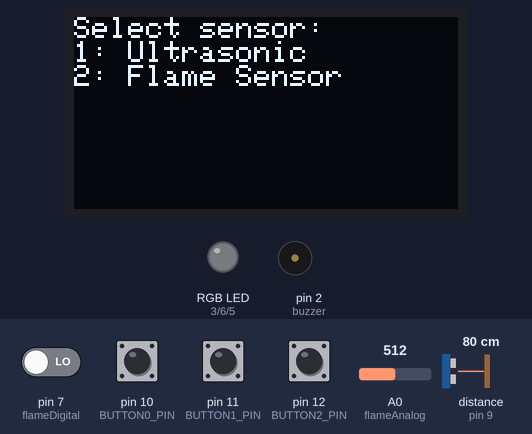
Recording of a program running on a simulated Arduino Uno, built with avr-gcc and run on an emulated ATmega328P. Shown: 128×64 one-colour display, an RGB LED mixed from three pins (HIGH = lit), buzzer (waves = sounding). Dashed ring = blinking. Inputs (shaded band) come from the test bench; at power-on: pin 10 (BUTTON0_PIN), pin 11 (BUTTON1_PIN), pin 12 (BUTTON2_PIN) HIGH, pin 7 (flameDigital) LOW, distance to the obstacle (sensor on pin 9) 80 cm, A0 (flameAnalog) = 512. The echo pulse lasts 58.3 µs per cm; pins used as bus, display or sensor lines are not drawn; what the program prints to the serial monitor is not drawn.

Above: at 3.2 s.
3.3 s: pin 12 (BUTTON2_PIN) pulled LOW for 0.15 s
At 3.9 s:
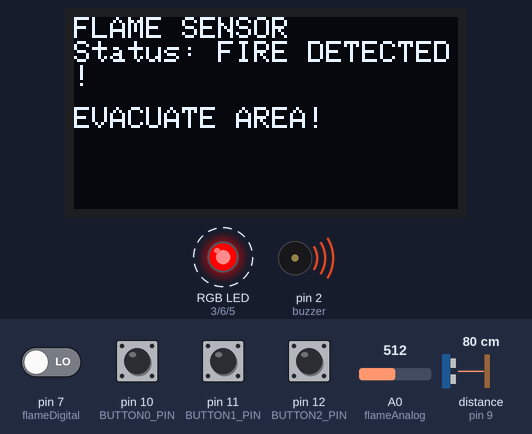
6.4 s: pin 7 (flameDigital) driven HIGH
At 7.1 s:
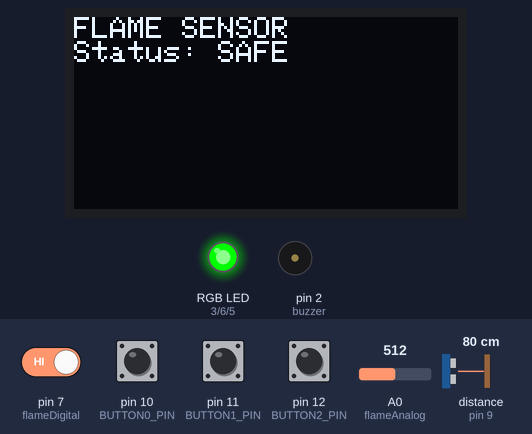
7.9 s: pin 11 (BUTTON1_PIN) pulled LOW for 0.15 s
At 9.2 s:
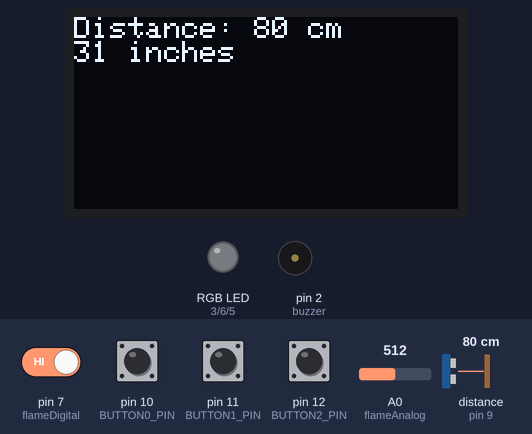
9.6 s: distance to the obstacle (sensor on pin 9) set to 53 cm
At 10.8 s:
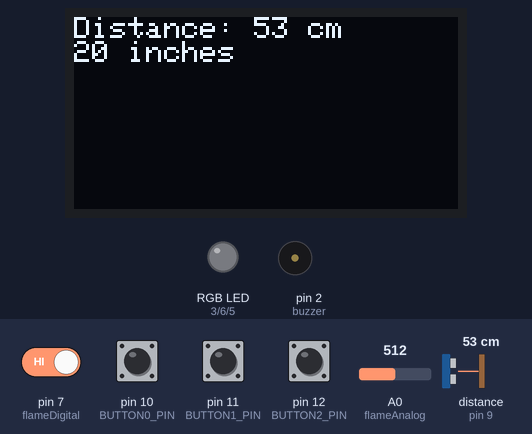
11.1 s: distance to the obstacle (sensor on pin 9) set to 47 cm
At 12.0 s:
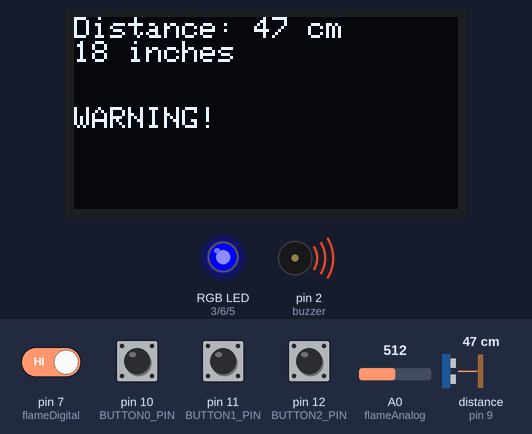
12.7 s: distance to the obstacle (sensor on pin 9) set to 18 cm
At 13.4 s:
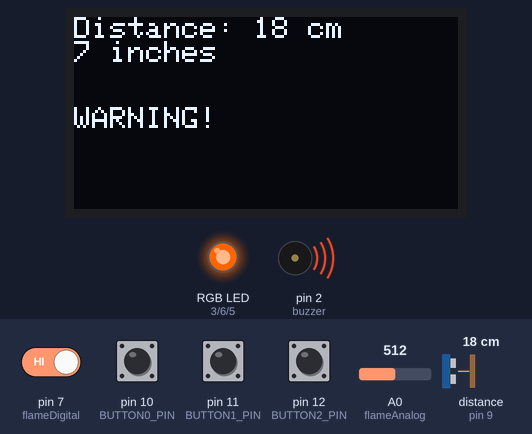
Timing chart, 0 to 15.3 s (numbered marks = the images above; inputs shaded):
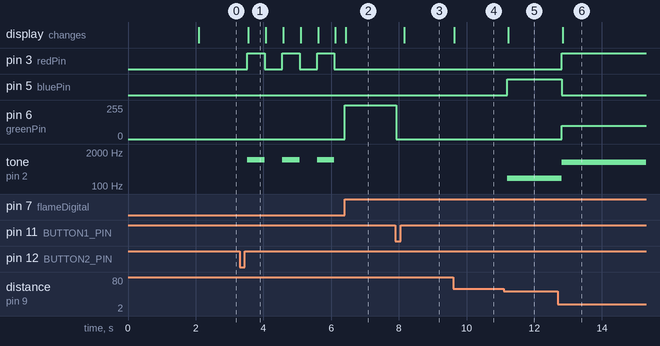

The program:

main.cpp
```cpp
#include <Arduino.h>             // Includes the core Arduino functions
#include <Wire.h>                // Includes I2C communication library
#include <Adafruit_GFX.h>        // Graphics library for OLED and displays
#include <Adafruit_SSD1306.h>    // Library for SSD1306 OLED display

#define SCREEN_WIDTH 128         // OLED display width in pixels
#define SCREEN_HEIGHT 64         // OLED display height in pixels
#define OLED_RESET -1            // OLED reset pin (not used here)

// Create display object
Adafruit_SSD1306 display(SCREEN_WIDTH, SCREEN_HEIGHT, &Wire, OLED_RESET);

// --- PIN DEFINITIONS ---
int echo = 9;                    // Echo pin for ultrasonic sensor
int trig = 8;                    // Trigger pin for ultrasonic sensor
int buzzer = 2;                  // Buzzer pin for alerts
int bluePin = 5;                 // RGB LED blue pin
int greenPin = 6;                // RGB LED green pin
int redPin = 3;                  // RGB LED red pin

int activeSensor = 0;           // 0 = Menu, 1 = Ultrasonic, 2 = Flame Sensor

const int BUTTON0_PIN = 10;     // Button to select Menu
const int BUTTON1_PIN = 11;     // Button to select Ultrasonic mode
const int BUTTON2_PIN = 12;     // Button to select Flame Sensor mode

const int flameAnalog = A0;     // Flame sensor analog output pin
const int flameDigital = 7;     // Flame sensor digital output pin

// --- FUNCTION PROTOTYPES ---
long microsecondsToInches(long microseconds);               // Converts microseconds to inches
long microsecondsToCentimeters(long microseconds);          // Converts microseconds to centimeters
void setcolor(int red, int green, int blue);                // Sets RGB LED color
void readUltraSonic();                                      // Handles ultrasonic sensor logic
void turnOffAll();                                          // Turns off buzzer and RGB LED
void readFlameSensor();                                     // Handles flame sensor logic
void displayMenuScreen();                                   // Displays sensor selection screen
void displayDistance(long cm, long inches);                 // Displays distance data on OLED
void displayFlameData(int analogValue, bool digitalValue);  // Displays flame sensor data

// --- SETUP FUNCTION ---
void setup() {
  Serial.begin(9600); // Starts serial communication

  // Initialize OLED display //F() macro for storing the string in flash memore(program memory) instead of  RAM
  if(!display.begin(SSD1306_SWITCHCAPVCC, 0x3C)) {
    Serial.println(F("SSD1306 allocation failed"));
    for(;;); // Infinite loop if display init fails
  }

  display.clearDisplay();
  display.setTextSize(1);
  display.setTextColor(SSD1306_WHITE);
  display.setCursor(0,0);
  display.println(F("System Starting"));
  display.display();
  delay(2000);

  // Setup pin modes
  pinMode(trig, OUTPUT);
  pinMode(echo, INPUT);
  pinMode(buzzer, OUTPUT);
  pinMode(redPin, OUTPUT);
  pinMode(greenPin, OUTPUT);
  pinMode(bluePin, OUTPUT);
  pinMode(BUTTON0_PIN, INPUT_PULLUP);
  pinMode(BUTTON1_PIN, INPUT_PULLUP);
  pinMode(BUTTON2_PIN, INPUT_PULLUP);
  pinMode(flameDigital, INPUT);

}

// --- MAIN LOOP FUNCTION ---
void loop() {

  if (digitalRead(BUTTON0_PIN) == LOW && digitalRead(BUTTON1_PIN) == LOW && digitalRead(BUTTON2_PIN) == LOW) {
    setcolor(0, 0, 255);
    delay(3000);
    return;


  }

  // Check for button press to switch sensor mode
  if (digitalRead(BUTTON0_PIN) == LOW) {
    activeSensor = 0;
    turnOffAll();
    delay(200); // Debounce delay
  }
  if (digitalRead(BUTTON1_PIN) == LOW) {
    activeSensor = 1;
    turnOffAll();
    delay(200);
  }
  if (digitalRead(BUTTON2_PIN) == LOW) {
    activeSensor = 2;
    turnOffAll();
    delay(200);
  }


  // Call appropriate function based on selected mode
  if (activeSensor == 0) {
    displayMenuScreen(); // Display mode selection
  } else {
    switch (activeSensor) {
      case 1:
        readUltraSonic();
        break;
      case 2:
        readFlameSensor();
        break;
    }
  }
}

// --- HELPER FUNCTIONS ---

// Turns off buzzer and sets RGB LED to off
void turnOffAll() {
  setcolor(0, 0, 0);
  noTone(buzzer);
}

// Sets RGB LED to given red, green, blue values
void setcolor(int red, int green, int blue) {
  analogWrite(redPin, red);
  analogWrite(greenPin, green);
  analogWrite(bluePin, blue);
}

// Reads and processes ultrasonic distance data
void readUltraSonic() {
  if (activeSensor != 1) {
    turnOffAll();
    return;
  }

  long duration, inches, cm;

  digitalWrite(trig, LOW);
  delayMicroseconds(2);
  digitalWrite(trig, HIGH);
  delayMicroseconds(10);
  digitalWrite(trig, LOW);

  duration = pulseIn(echo, HIGH);
  inches = microsecondsToInches(duration);
  cm = microsecondsToCentimeters(duration);

  Serial.print("Distance: ");
  Serial.print(inches);
  Serial.print(" inch, ");
  Serial.print(cm);
  Serial.println(" cm");

  // Alert and color indication based on distance
  if (cm <= 10) {
    setcolor(255, 0, 0); tone(buzzer, 1000);      // Red & Loud
  }
  else if (cm <= 20) {
    setcolor(255, 100, 0); tone(buzzer, 800);     // Orange
  }
  else if (cm <= 30) {
    setcolor(255, 255, 0); tone(buzzer, 600);     // Yellow
  }
  else if (cm <= 40) {
    setcolor(0, 255, 0); tone(buzzer, 400);       // Green
  }
  else if (cm <= 50) {
    setcolor(0, 0, 255); tone(buzzer, 200);       // Blue
  }
  else {
    turnOffAll(); // No alert for distant objects
  }

  displayDistance(cm, inches); // Show on OLED
  delay(100);
}

// Reads flame sensor and alerts if fire is detected
void readFlameSensor() {
  if (activeSensor != 2) return;

  int analogValue = analogRead(flameAnalog);
  bool digitalValue = digitalRead(flameDigital);

  static unsigned long lastToggleTime = 0;
  static bool alertState = false;

  // Fire detection
  if (!digitalValue) { // Fire detected
    if (millis() - lastToggleTime > 500) {
      alertState = !alertState;
      lastToggleTime = millis();

      if (alertState) {
        setcolor(255, 0, 0); // Red ON
        tone(buzzer, 1000);  // Alarm
      } else {
        setcolor(0, 0, 0); // OFF
        noTone(buzzer);
      }
    }
  } else {
    setcolor(0, 255, 0); // Safe = Green
    noTone(buzzer);
  }

  // Show status on OLED
  display.clearDisplay();
  display.setTextSize(1);
  display.setCursor(0, 0);
  display.println(F("FLAME SENSOR"));
  display.print(F("Status: "));
  display.println(digitalValue ? F("SAFE") : F("FIRE DETECTED!"));

  if (!digitalValue && alertState) {
    display.setCursor(0, 30);
    display.println(F("EVACUATE AREA!"));
  }
  display.display();
}

// Displays the sensor selection menu
void displayMenuScreen() {
  display.clearDisplay();
  display.setTextSize(1);
  display.setTextColor(SSD1306_WHITE);
  display.setCursor(0,0);
  display.println(F("Select sensor:"));
  display.println(F("1: Ultrasonic"));
  display.println(F("2: Flame Sensor"));
  display.display();
}

// Displays distance in cm/inch with warnings
void displayDistance(long cm, long inches) {
  display.clearDisplay();
  display.setTextSize(1);
  display.setCursor(0,0);
  display.print(F("Distance: "));
  display.print(cm);
  display.println(F(" cm"));
  display.print(inches);
  display.println(F(" inches"));

  if(cm <= 50) {
    display.setCursor(0,30);
    display.print(F("WARNING!"));
    if(cm <= 10) display.print(F(" TOO CLOSE!"));
  }
  display.display();
}

// Displays flame sensor values (if you use this)
void displayFlameData(int analogValue, bool digitalValue) {
  display.clearDisplay();
  display.setTextSize(1);
  display.setCursor(0,0);
  display.println(F("Flame Sensor"));
  display.print(F("Analog: "));
  display.println(analogValue);
  display.print(F("Digital: "));
  display.println(digitalValue ? F("No Flame") : F("FLAME DETECTED!"));

  if(!digitalValue) {
    display.setCursor(0,40);
    display.println(F("WARNING! FIRE!"));
  }
  display.display();
}

// Converts time to inches
long microsecondsToInches(long microseconds) {
  return microseconds / 74 / 2;  //~74 microseconds per inch
}

// Converts time to centimeters
long microsecondsToCentimeters(long microseconds) {
  return microseconds / 29 / 2; //~29 microseconds per cm
}
```

Measured:
- the behaviour switches between 51 and 50 cm on distance to the obstacle (sensor on pin 9) (found by bisection; images 4 and 5)
- after the input at 3.3 s, pin 3 (redPin): alternates HIGH for 0.51 s and LOW for 0.52 s, starting after 0.22 s; tone on pin 2 (buzzer): alternates 1000 Hz for 0.51 s and silent for 0.52 s, starting after 0.22 s; the display: changes after 0.26 s (image 1)
- after the input at 6.4 s, pin 3 (redPin): stays LOW (without the input it goes to HIGH after 0.21 s); pin 6 (greenPin): 0/255 → 255/255 at once; tone on pin 2 (buzzer): stays silent (without the input it goes to 1000 Hz after 0.21 s); the display: changes at once (image 2)
- after the input at 7.9 s, pin 6 (greenPin): 255/255 → 0/255 at once; the display: changes after 0.25 s (image 3)
- after the input at 9.6 s, the display: changes at once (image 4)
- after the input at 11.1 s, pin 5 (bluePin): LOW → HIGH after 0.10 s; tone on pin 2 (buzzer): silent → 200 Hz after 0.10 s; the display: changes after 0.13 s (image 5)
- after the input at 12.7 s, pin 3 (redPin): LOW → HIGH after 0.11 s; pin 5 (bluePin): HIGH → LOW after 0.11 s; pin 6 (greenPin): 0/255 → 100/255 after 0.11 s; tone on pin 2 (buzzer): 200 Hz → 800 Hz after 0.11 s; the display: changes after 0.14 s (image 6)
